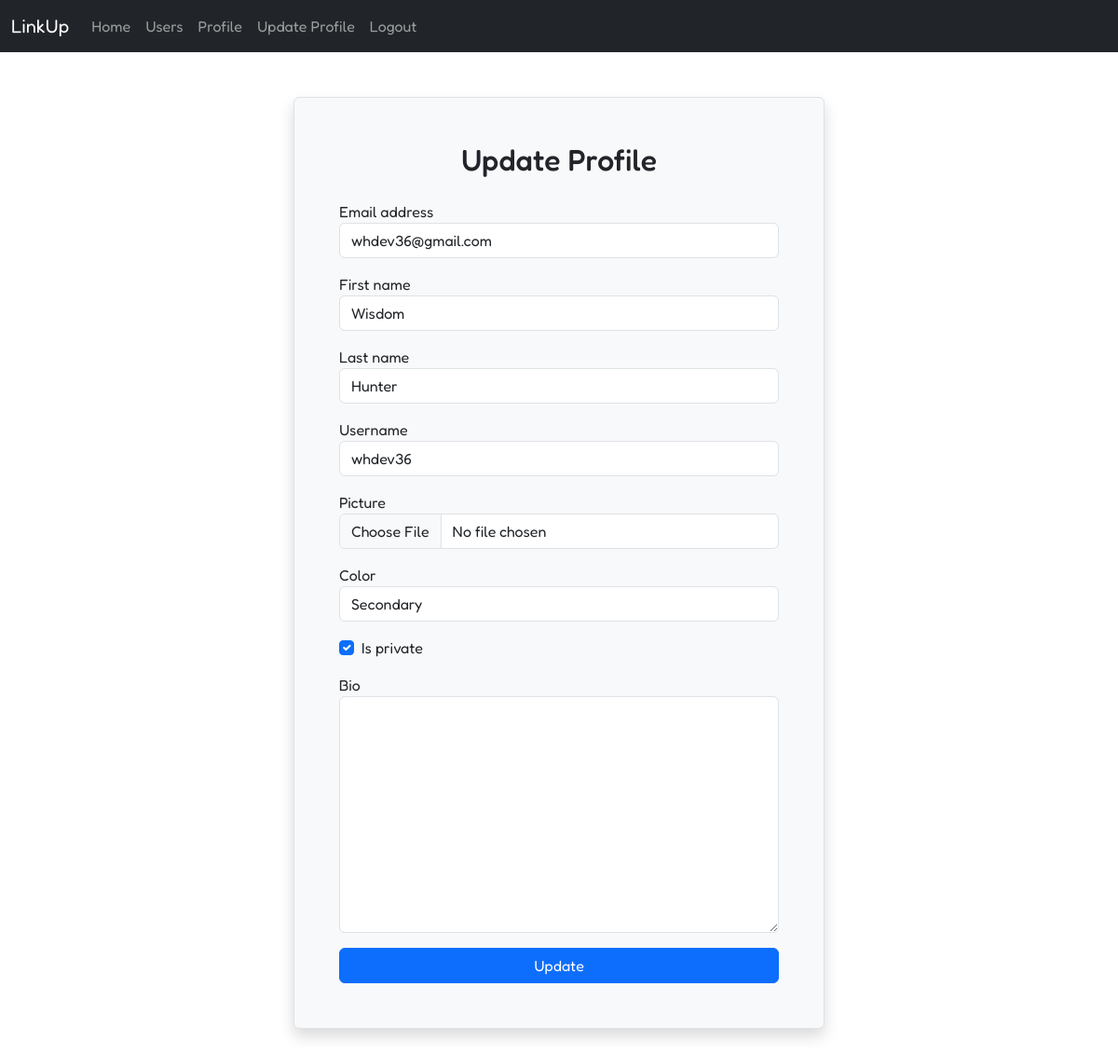
The page /account/update/ (signed in) on the database as committed earlier.
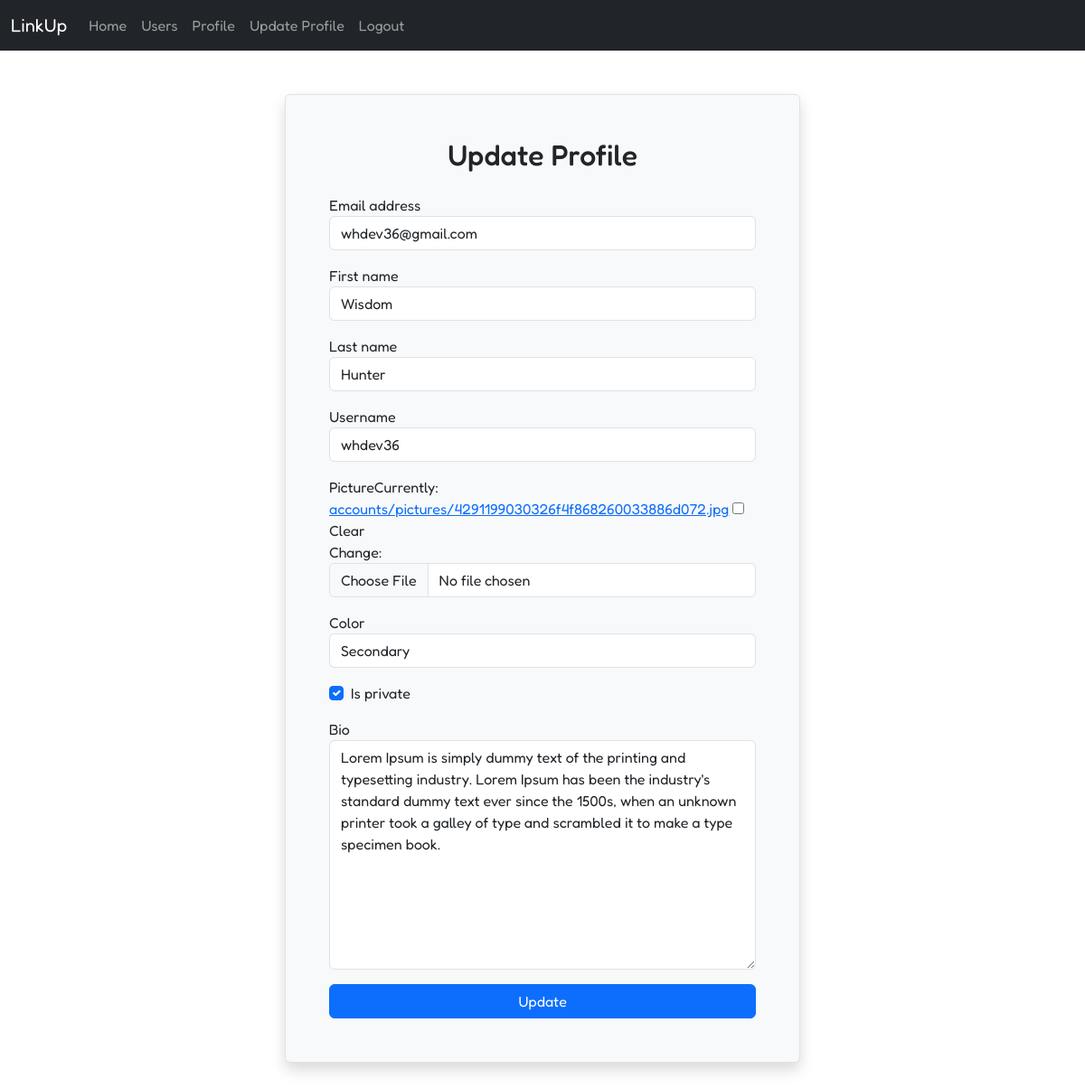
The same page on the database as committed later.
### account/models.py (models this page shows, shortened)
class Account(AbstractUser):
	COLOR_CHOICE = [
		('primary', 'Primary'),
		('secondary', 'Secondary'),
		('success', 'Success'),
		('info', 'Info'),
		('danger', 'Danger'),
		('warning', 'Warning'),
		('dark', 'Dark'),
	]
	class Meta:
		verbose_name = 'Account'
		verbose_name_plural = 'Accounts'
	picture = models.ImageField(upload_to='accounts/pictures/', blank=True, null=True)
	bio = models.TextField(max_length=300, blank=True, null=True)
	is_private = models.BooleanField(default=True)
	slug = models.SlugField(unique=True, blank=True, null=True)
	follows = models.ManyToManyField('self', symmetrical=False, blank=True, related_name='followers')
	color = models.CharField(max_length=12, choices=COLOR_CHOICE, default='secondary', blank=True, null=True)

### account/views.py (the view)
# urls.py: path('update/', views.update_account, name='update-account'),
def update_account(req):
	if req.user.is_authenticated:
		user = get_object_or_404(Account, pk=req.user.pk)
		if req.method == 'POST':
			form = AccountChangeForm(req.POST, req.FILES, instance=user)
			if form.is_valid():
				form.save()
				messages.success(req, 'Your profile has been updated successfully.')
				return redirect('account')
		else:
			form = AccountChangeForm(instance=user)
		return render(req, 'account/update.html', {'form': form})
	else:
		messages.warning(req, 'You need to be logged in to update your profile.')
		return redirect('login')

### account/forms.py
class AccountChangeForm(UserChangeForm):
	class Meta:
		model = Account
		fields = ['email', 'first_name', 'last_name', 'username',
			'picture', 'color', 'is_private', 'bio']
	def __init__(self, *args, **kwargs):
		super().__init__(*args, **kwargs)
		for field_name, field in self.fields.items():
			css_class = 'form-check-input' if field_name == 'is_private' else 'form-control'
			field.widget.attrs['class'] = css_class
			field.widget.attrs['placeholder'] = ''
			field.label_suffix = ''
			field.help_text = ''
			field.error_messages = {}
	def as_div(self):
		output = []
		for field in self:
			if field.name == 'password':
				continue
			elif field.name == 'is_private':
				output.append(f'<div class="form-check mb-3">{field}{field.label_tag()}</div>')
			else:
				output.append(f'<div class="form-group mb-3">{field.label_tag()}{field}</div>')
		return mark_safe('\n'.join(output))

### templates/account/update.html (shortened to what this page needs)
{% extends 'base.html' %}
{% block content %}
	<div class="row justify-content-center">
		<div class="col-md-6 col-md-4 p-5 border rounded bg-light shadow">
			<h2 class="text-center mb-4">Update Profile</h2>
			<form method="post" enctype="multipart/form-data">
				{{ form.as_div }}
				<button class="btn btn-primary w-100" type="submit">Update</button>
			</form>
		</div>
	</div>
{% endblock %}

Rows that differ between the two databases and show on the page:
changed Account "whdev36@gmail.com": bio (not shown) → "Lorem Ipsum is simply dummy text of the printing and typesetting industry. Lorem Ipsum has been the industry's standard dummy text ever since the 1500s, when an unknown printer took a galley of type and scrambled it to make a type specimen book."
Other text that changed with them:
form field as_div: (not shown) → "☐"
text no longer shown: "Email address First name Last name Username Picture Color Is private Bio"
text now shown: "Email address First name Last name Username Picture Currently: accounts/pictures/4291199030326f4f868260033886d072.jpg Clear Change: Color Is private Bio"
